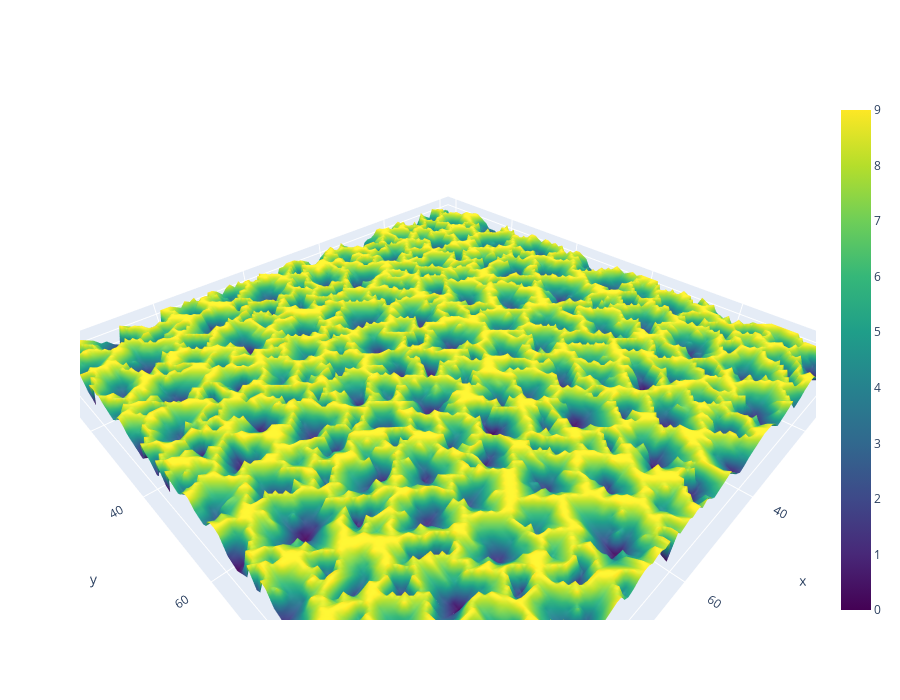

The cell this chart's notebook holds for it:
### Code cell
fig = go.Figure(data=go.Surface(z=hmap, colorscale='Viridis'))

fig.update_layout(autosize=False,
                  width=900, height=700,
                  scene = {"zaxis": {"nticks": 4},
                        "aspectratio": {"x": 2, "y": 2, "z": 0.1}})

fig.show()

### Figure 1 — Plotly figure (JSON) as saved in the notebook; plotly's stock layout.template omitted (floating-point values rounded to 4 significant figures; data arrays with more than 128 entries replaced by an {"elided": "..."} marker saying what was removed)
{"data": [{"colorscale": [[0, "#440154"], [0.1111, "#482878"], [0.2222, "#3e4989"], [0.3333, "#31688e"], [0.4444, "#26828e"], [0.5556, "#1f9e89"], [0.6667, "#35b779"], [0.7778, "#6ece58"], [0.8889, "#b5de2b"], [1, "#fde725"]], "type": "surface", "z": {"elided": "100x100 int values"}}], "layout": {"autosize": false, "height": 700, "scene": {"aspectratio": {"x": 2, "y": 2, "z": 0.1}, "zaxis": {"nticks": 4}}, "width": 900}}
